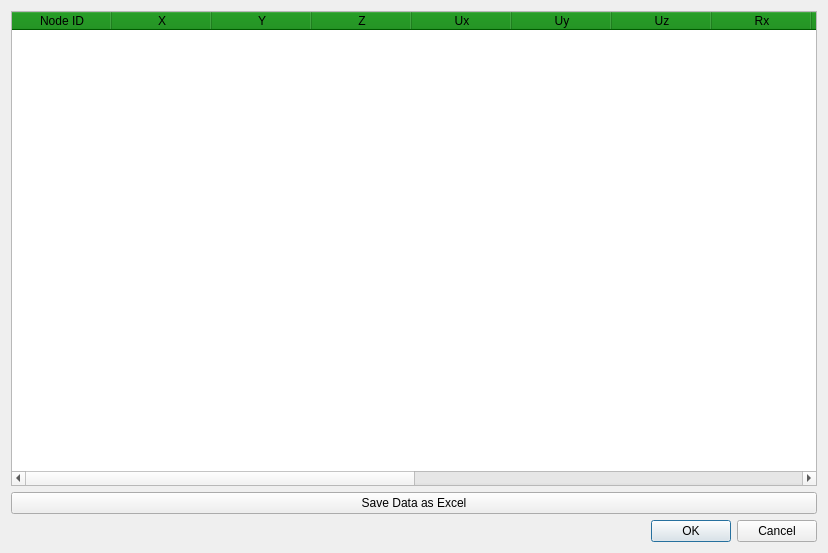
<?xml version="1.0" encoding="UTF-8"?>
<ui version="4.0">
 <class>MainWindow</class>
 <widget class="QDialog" name="MainWindow">
  <property name="geometry">
   <rect>
    <x>0</x>
    <y>0</y>
    <width>828</width>
    <height>553</height>
   </rect>
  </property>
  <property name="windowTitle">
   <string>Static Analysis</string>
  </property>
  <layout class="QGridLayout" name="gridLayout">
   <item row="0" column="1">
    <widget class="QTableWidget" name="tableWidget_static">
     <property name="styleSheet">
      <string notr="true">QHeaderView::section {background-color:green}</string>
     </property>
     <property name="alternatingRowColors">
      <bool>true</bool>
     </property>
     <property name="gridStyle">
      <enum>Qt::DashLine</enum>
     </property>
     <attribute name="horizontalHeaderCascadingSectionResizes">
      <bool>false</bool>
     </attribute>
     <column>
      <property name="text">
       <string>Node ID</string>
      </property>
     </column>
     <column>
      <property name="text">
       <string>X</string>
      </property>
     </column>
     <column>
      <property name="text">
       <string>Y</string>
      </property>
     </column>
     <column>
      <property name="text">
       <string>Z</string>
      </property>
     </column>
     <column>
      <property name="text">
       <string>Ux</string>
      </property>
     </column>
     <column>
      <property name="text">
       <string>Uy</string>
      </property>
     </column>
     <column>
      <property name="text">
       <string>Uz</string>
      </property>
     </column>
     <column>
      <property name="text">
       <string>Rx</string>
      </property>
     </column>
     <column>
      <property name="text">
       <string>Ry</string>
      </property>
     </column>
     <column>
      <property name="text">
       <string>Rz</string>
      </property>
     </column>
     <column>
      <property name="text">
       <string>RFx</string>
      </property>
     </column>
     <column>
      <property name="text">
       <string>RFy</string>
      </property>
     </column>
     <column>
      <property name="text">
       <string>RFz</string>
      </property>
     </column>
     <column>
      <property name="text">
       <string>RMx</string>
      </property>
     </column>
     <column>
      <property name="text">
       <string>RMy</string>
      </property>
     </column>
     <column>
      <property name="text">
       <string>RMz</string>
      </property>
     </column>
    </widget>
   </item>
   <item row="2" column="1">
    <widget class="QDialogButtonBox" name="buttonBox">
     <property name="orientation">
      <enum>Qt::Horizontal</enum>
     </property>
     <property name="standardButtons">
      <set>QDialogButtonBox::Cancel|QDialogButtonBox::Ok</set>
     </property>
    </widget>
   </item>
   <item row="1" column="1">
    <widget class="QPushButton" name="btn_save_data_static">
     <property name="text">
      <string>Save Data as Excel</string>
     </property>
    </widget>
   </item>
  </layout>
 </widget>
 <resources/>
 <connections>
  <connection>
   <sender>buttonBox</sender>
   <signal>accepted()</signal>
   <receiver>MainWindow</receiver>
   <slot>accept()</slot>
   <hints>
    <hint type="sourcelabel">
     <x>248</x>
     <y>254</y>
    </hint>
    <hint type="destinationlabel">
     <x>157</x>
     <y>274</y>
    </hint>
   </hints>
  </connection>
  <connection>
   <sender>buttonBox</sender>
   <signal>rejected()</signal>
   <receiver>MainWindow</receiver>
   <slot>reject()</slot>
   <hints>
    <hint type="sourcelabel">
     <x>316</x>
     <y>260</y>
    </hint>
    <hint type="destinationlabel">
     <x>286</x>
     <y>274</y>
    </hint>
   </hints>
  </connection>
 </connections>
</ui>
